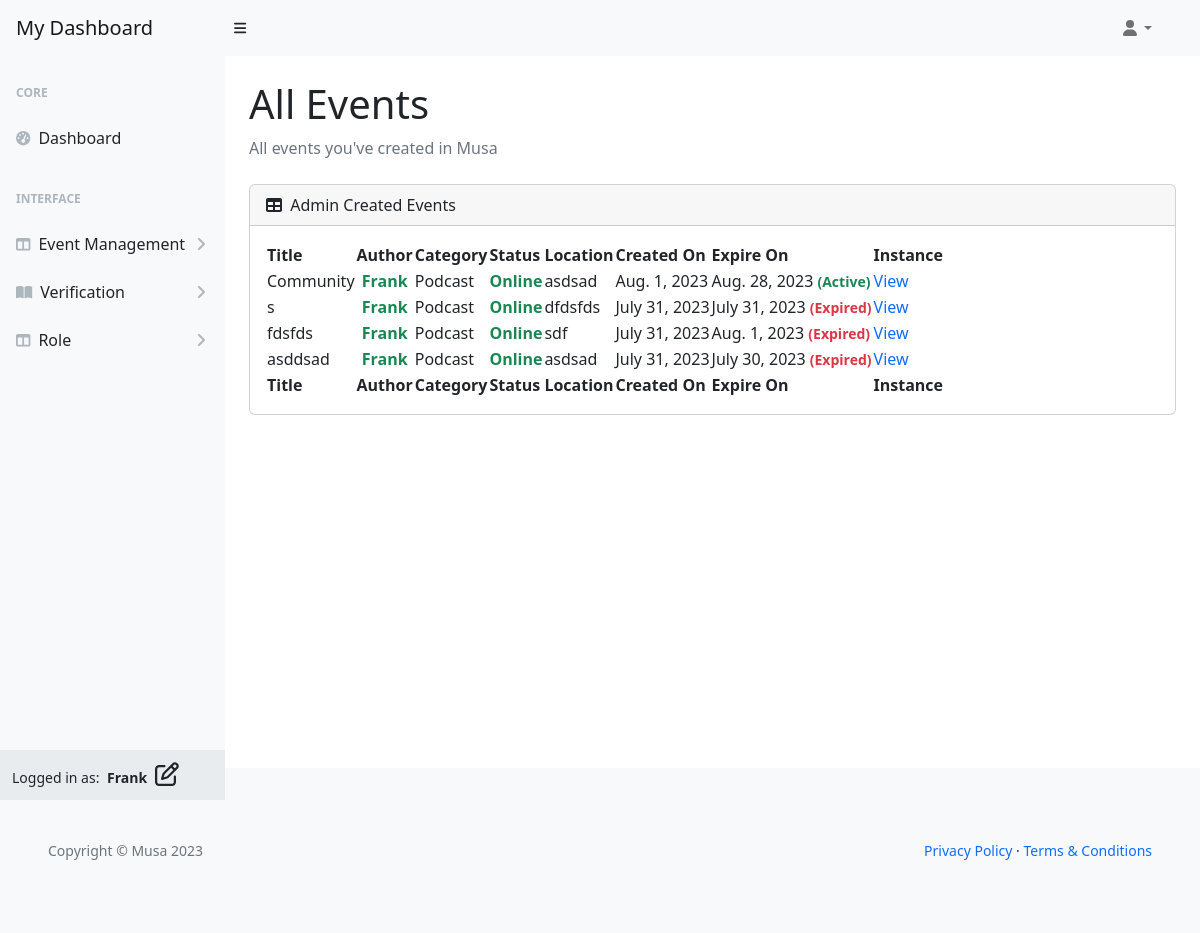
Page /user/all (signed in) on the earlier database version.
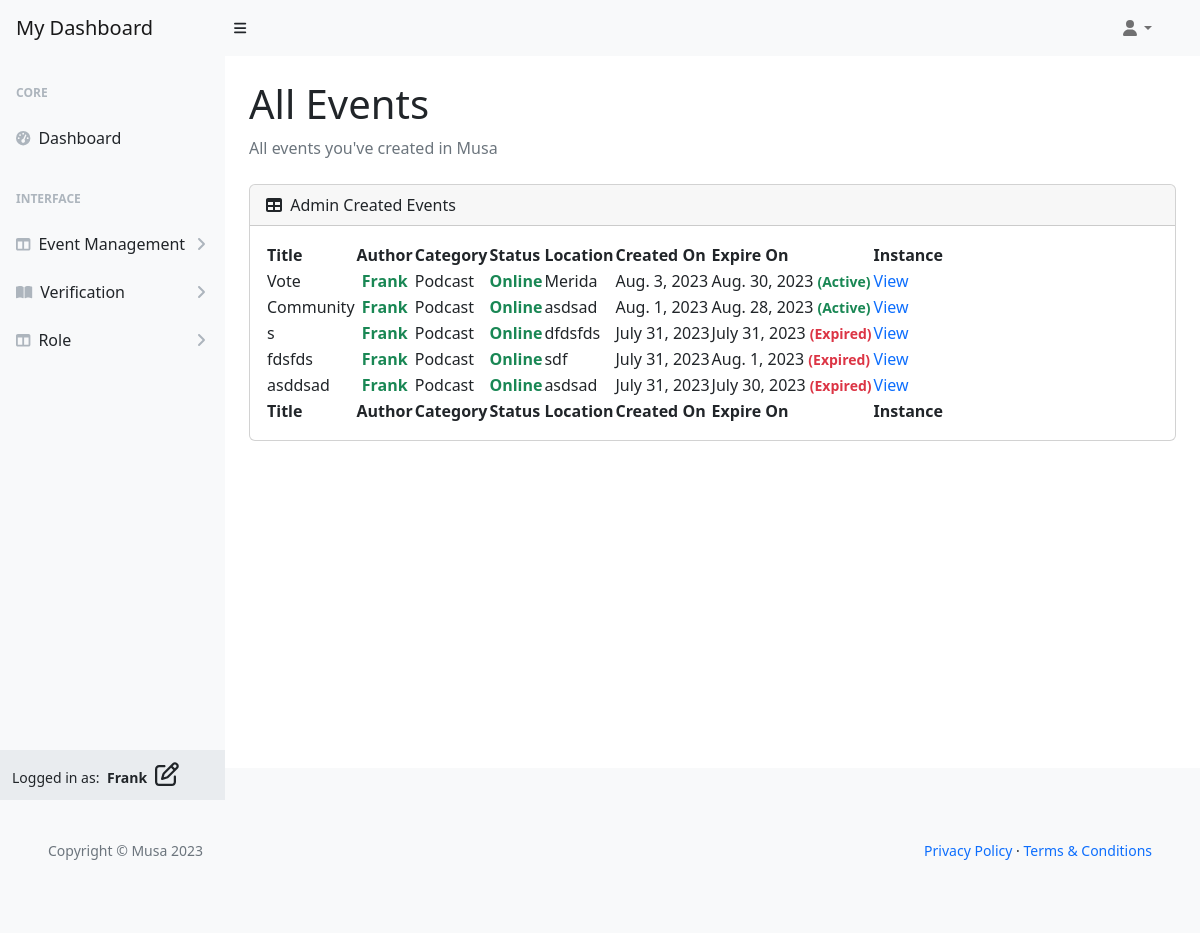
Same page on the later database version.
### vote_management/models.py (models this page shows, shortened)
class VoteCard(models.Model):
    title = models.CharField(max_length=80, unique=True)
    slug = models.SlugField(max_length=200, unique=True)
    author = models.ForeignKey(
        'musa.UserProfile', on_delete=models.CASCADE, related_name="card_author")
    category = models.ForeignKey(
        Category, on_delete=models.CASCADE, related_name="categories")
    mission = models.CharField(max_length=80)
    location = models.CharField(max_length=80)
    description = models.TextField(max_length=264)
    expire = models.DateField()
    event_image = CloudinaryField('image', default='placeholder')
    vote_record = models.ManyToManyField('musa.UserProfile', through='VoteRecord',
                                         related_name='user_votes', blank=True)
    candidates = models.ManyToManyField('ElectedPerson', related_name='vote_cards',
                                        blank=True)
    status = models.IntegerField(choices=STATUS, default=0)
    excerpt = models.TextField(blank=True)
    type = models.IntegerField(choices=CARD_TYPE, default=0)
    created_on = models.DateField(auto_now_add=True)
    class Meta:
        ordering = ['-created_on']

class Category(models.Model):
    category_name = models.CharField(max_length=50, unique=True)
    class Meta:
        ordering = ['category_name']
        verbose_name_plural = "Categories"

### musa/models.py (models this page shows)
class UserProfile(AbstractUser):
    verified = models.BooleanField(default=False)
    role = models.IntegerField(choices=ROLES, default=0)
    user_card = models.ManyToManyField(
        'vote_management.VoteCard', through='vote_management.VoteRecord', related_name='user_cards')
    class Meta:
        ordering = ['username']
    def __str__(self):
        return self.username

### vote_management/views.py (the view)
# urls.py: path('user/all', UserEventList.as_view(),
class UserEventList(UserDashboard):
    template_name = 'backend/user-dashboard/all_events.html'
    context_object_name = 'user_all_events'

### user_profile/views.py (called while the page is built)
    def test_func(self):
        user_profile = self.request.user
        return user_profile.is_authenticated and (
            user_profile.role in [0, 1]
        )

    def get_object(self, queryset=None):
        return get_object_or_404(UserProfile, pk=self.request.user.pk)

    def get_context_data(self, **kwargs):
        context = super().get_context_data(**kwargs)
        user_profile = self.get_object()
        context['vote_cards'] = user_profile.user_card.order_by(
            '-created_on').all()
        return context

### templates/backend/user-dashboard/all_events.html (shortened to what the changed rows need)
{% extends "backend/user-dashboard/base.html" %}
{% block content%}
<div id="layoutSidenav_content">
    <main>
        <div class="container-fluid p-4 pt-0">
            <h1 class="mt-4">All Events</h1>
            <div class="card mb-4">
                <div class="card-body">
                    <table id="datatablesSimple">
                        <thead>
                            <tr>
                                <th>Title</th>
                                <th>Author</th>
                                <th>Category</th>
                                <th>Status</th>
                                <th>Location</th>
                                <th>Created On</th>
                                <th>Expire On</th>
                                <th>Instance</th>
                            </tr>
                        </thead>
                        <tfoot>
                            <tr>
                                <th>Title</th>
                                <th>Author</th>
                                <th>Category</th>
                                <th>Status</th>
                                <th>Location</th>
                                <th>Created On</th>
                                <th>Expire On</th>
                                <th>Instance</th>
                            </tr>
                        </tfoot>
                        <tbody>
                            {% for event in user_all_events.card_author.all %}
                            <tr>
                                <td>{{ event.title }}</td>
                                <td>
                                    <p class="text-success my-0 py-0 fw-semibold text-center">
                                        {{ event.author }}
                                    </p>
                                </td>
                                <td>{{ event.category.category_name }}</td>
                                {% if event.status == 1 %}
                                <td>
                                    <p class="text-success my-0 py-0 fw-semibold">
                                        {{ event.get_status_display }}
                                    </p>
                                </td>
                                {% elif event.status == 2%}
                                <td>
                                    <p class="text-danger my-0 py-0 fw-semibold">
                                        {{ event.get_status_display }}
                                    </p>
                                </td>
                                {% else %}
                                <td>
                                    <p class="text-primary my-0 py-0 fw-semibold">
                                        {{ event.get_status_display }}
                                    </p>
                                </td>
                                {% endif %}
                                <td>{{ event.location }}</td>
                                <td>{{ event.created_on }}</td>
                                {% if event.expire|date:"Y-m-d" == current_date %}
                                <td>{{ event.expire }}
                                    <small class="text-warning fw-semibold">(Today)</small>
                                </td>
                                {% elif event.expire|date:"Y-m-d" < current_date %}
                                <td>{{ event.expire }}
                                    <small class="text-danger fw-semibold">(Expired)</small>
                                </td>
                                {% else %}
                                <td>{{ event.expire }}
                                    <small class="text-success fw-semibold">(Active)</small>
                                </td>
                                {% endif %}
                                <td><a href="{% url 'user_single' event.slug %}">View</a></td>
                            </tr>
                            {% endfor %}
                        </tbody>
                    </table>
                </div>
            </div>
        </div>
    </main>
</div>
{% endblock %}

Differences in the rows shown:
added VoteCard: title "Vote", author "Frank", category.category_name "Podcast", status "Online", location "Merida", created_on "Aug. 3, 2023", expire "Aug. 30, 2023"
